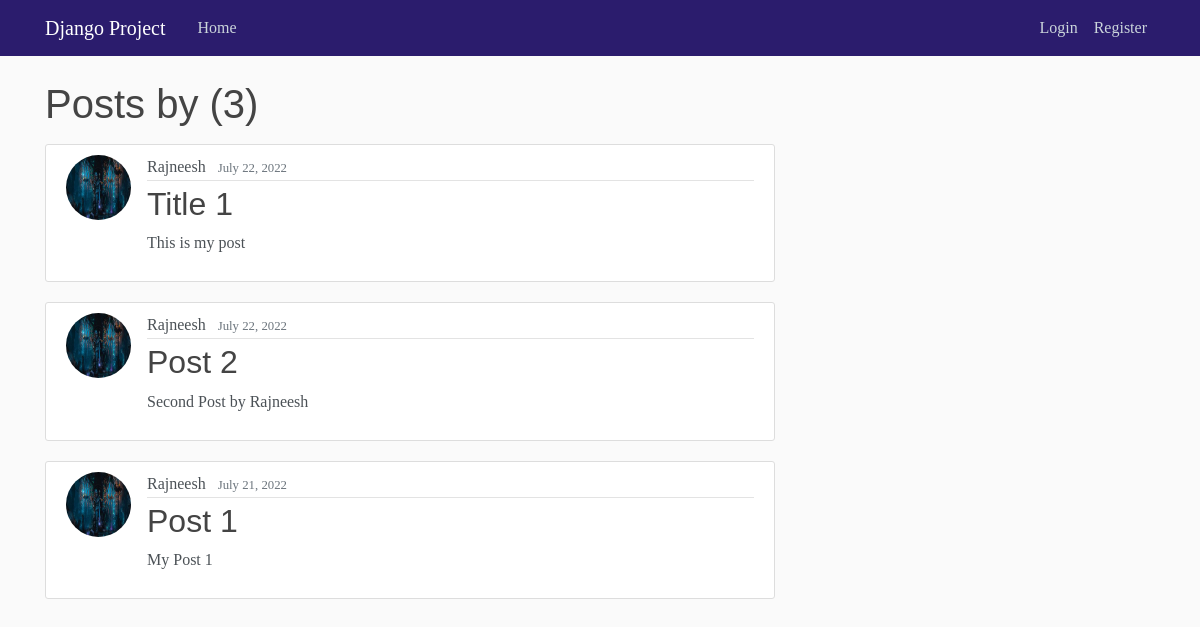
The app's page /user/Rajneesh with its own data.
### blog/models.py (models this page shows, shortened)
class Post(models.Model):
    title = models.CharField(max_length=100)
    content = models.TextField()
    date_posted = models.DateTimeField(default=timezone.localtime())
    author = models.ForeignKey(User,on_delete=models.CASCADE)

### users/models.py (models this page shows, shortened)
class Profile(models.Model):
    user = models.OneToOneField(User, on_delete=models.CASCADE)
    image = models.ImageField(default='default.jpg', upload_to='profile_pics')

### blog/views.py (the view)
# urls.py: path('user/<str:username>', UserPostListView.as_view(), name='user-posts'),
class UserPostListView(ListView):
    model = Post
    template_name = "blog/user_posts.html"
    context_object_name = 'posts'
    paginate_by = 5
    def get_queryset(self):
        user = get_object_or_404(User, username=self.kwargs.get('username'))
        return Post.objects.filter(author=user).order_by('-date_posted')

### blog/templates/blog/user_posts.html (shortened to what this page needs)
{% extends "blog/base.html"%}
{% block content %}
<h1 class="mb-3">Posts by {{ views.kwargs.username }} ({{ page_obj.paginator.count }})</h1>
    {% for post in posts %}
        <article class="media content-section">
            <img class="rounded-circle article-img" src="{{ post.author.profile.image.url }}">
            <div class="media-body">
                <div class="article-metadata">
                    <a class="mr-2" href="{% url 'user-posts' post.author.username %}">{{ post.author }}</a>
                    <small class="text-muted">{{ post.date_posted|date:'F d, Y' }}</small>
                </div>
                <h2><a class="article-title" href="{% url 'post-detail' post.id %}">{{ post.title }}</a></h2>
                <p class="article-content">{{ post.content }}</p>
            </div>
        </article>
    {% endfor %}
{% endblock content %}

### blog/static/blog/main.css (style rules this page uses)
body { background: #fafafa; color: #574e4e; margin-top: 5rem; font-family: 'Ibarra Real Nova', serif; }
h1, h2, h3, h4, h5, h6 { font-family: 'Raleway', sans-serif; color: #444444; }
a, p { color: #4b5156; }
.content-section { background: #ffffff; padding: 10px 20px; border: 1px solid #dddddd; border-radius: 3px; margin-bottom: 20px; }
.article-title { color: #444444; }
.article-content { white-space: pre-line; }
.article-img { height: 65px; width: 65px; margin-right: 16px; }
.article-metadata { padding-bottom: 1px; margin-bottom: 4px; border-bottom: 1px solid #e3e3e3 }

### records on screen
Post: author.profile.image (picture), author "Rajneesh", date_posted "July 22, 2022", title "Title 1", content "This is my post"
Post: author.profile.image (picture), author "Rajneesh", date_posted "July 22, 2022", title "Post 2", content "Second Post by Rajneesh"
Post: author.profile.image (picture), author "Rajneesh", date_posted "July 21, 2022", title "Post 1", content "My Post 1"

### other values on screen
{{ page_obj.paginator.count }} "3"
